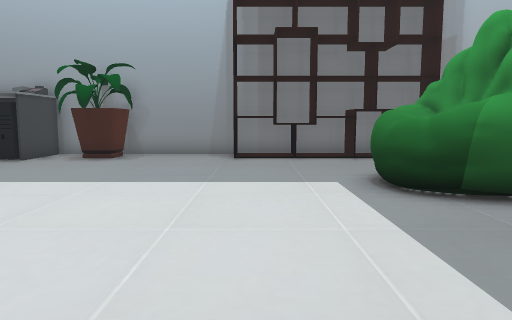
view 1 (above)

16 first-person views from a walk through a 3-D level made in the Unity game engine. The camera is 1.2 m above the floor, tilts 6° down and sees 70° across. The floor is counted in squares, 1 m on a side. Each view is taken from the middle of a square. On the plan, view 1 faces up. The plan holds only what a view shows up to about 15 squares ahead; the rest is blank. The player is left out. Some surface patterns are stand-ins.

view 2
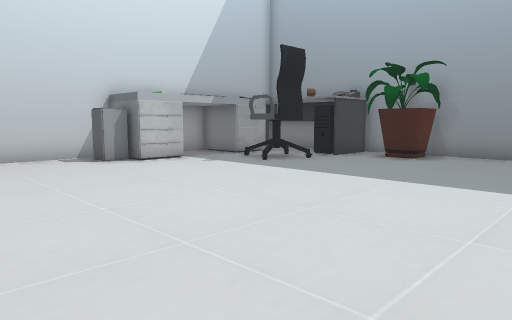

view 3
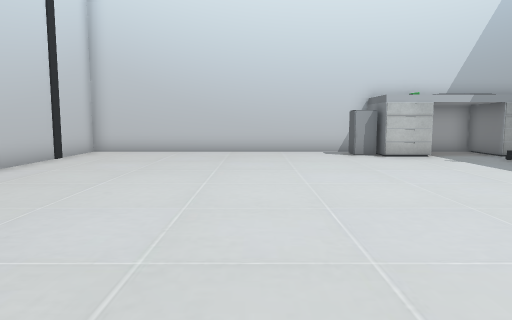

view 4
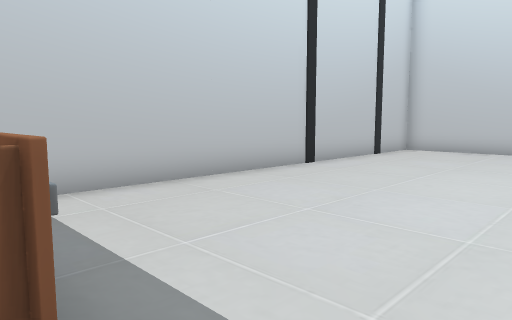

view 5
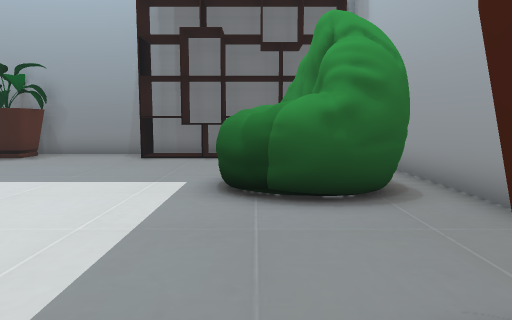

view 6
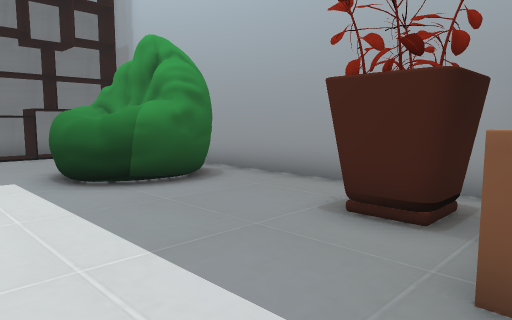

view 7
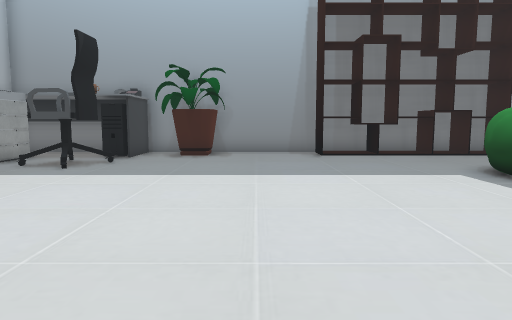

view 8
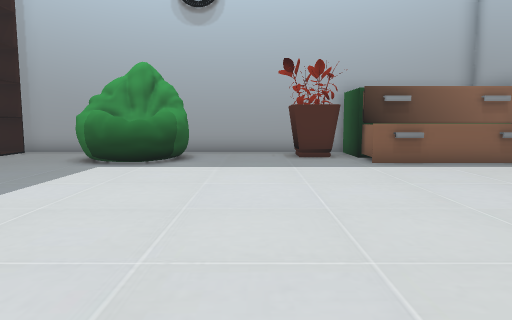

view 9
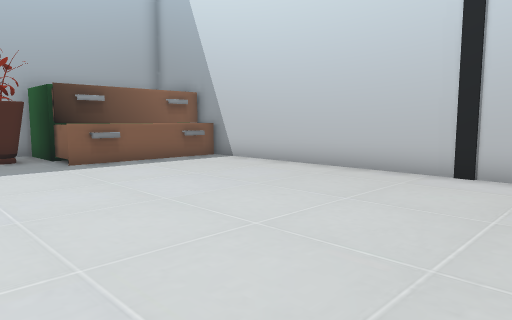

view 10
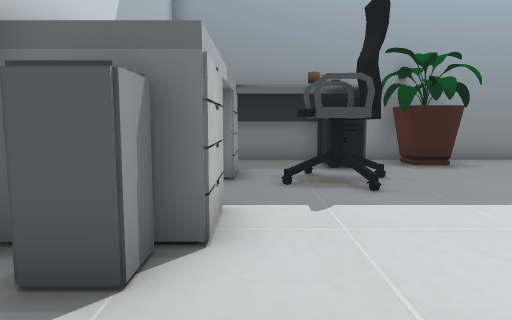

view 11
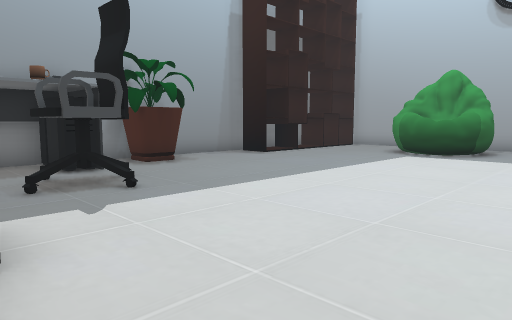

view 12
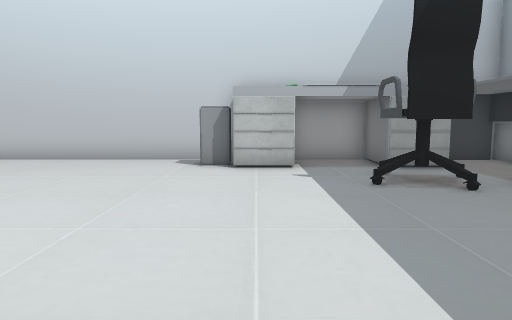

view 13
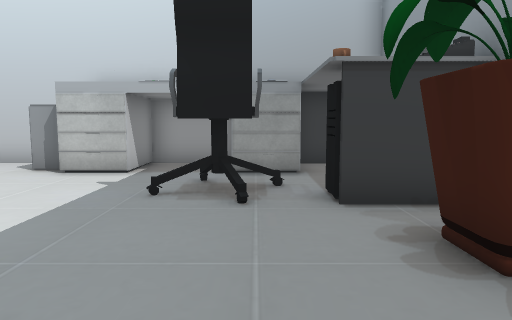

view 14
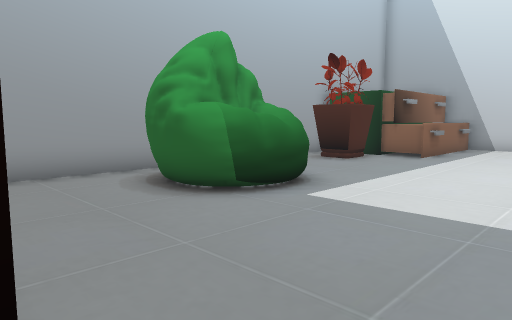

view 15
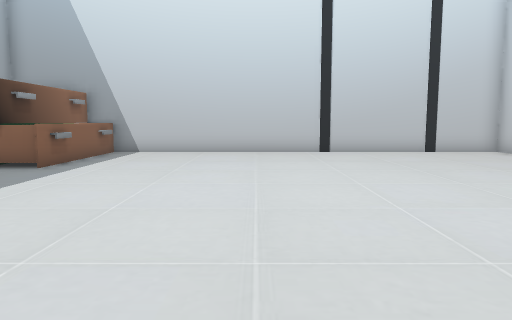

view 16
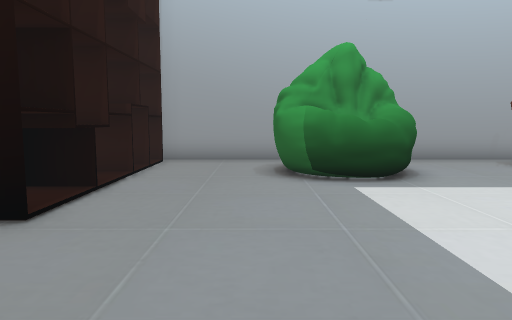

### Floor plan
Points are (right, up) in squares from view 1. A wall is a line through its corners. A room is listed if a view was taken in it or the views show most of it. See-through windows are left out.
Room 1 (views 1, 2, 3, 4, 5, 6, 7, 8, 9, 10, 11, 12, 13, 14, 15, 16)
walls: (2.5, -1.1) (2.6, -0.5) (6.5, -0.5) (6.5, 12.3); (-12.6, 5.5) (-12.6, -5.5) (3.6, -5.5) (3.6, -0.4); (-12.6, 9.5) (-12.6, 7); (2.6, -5.5) (2.6, -0.5); (6.1, 13.5) (-12.6, 13.5)
low walls: (2.4, -1.9) (2.4, -1); (2.4, -4.9) (2.4, -4)
objects: bin (-12, 5) to (-11, 5); other object (-12, 6) to (-11, 7); other object (-12, 10) to (-11, 11); other object (-12, 13) to (-9, 13); chair (-9, 9) to (-8, 10); computer (-8, 11) to (-7, 13); plant (-6, 12) to (-5, 13); shelf (-1, 12) to (6, 13); other object (2, 5) to (5, 8); plant (4, 1) to (5, 2)

Positions as (right, up) in squares from view 1, and headings:
1: (0, 0), facing up
2: (0, 0), facing up-left
3: (2, 1), facing left
4: (3, 1), facing down-left
5: (3, 0), facing up
6: (0, -1), facing up-right
7: (-3, -1), facing up
8: (-8, 3), facing right
9: (-8, 3), facing down-right
10: (-10, 2), facing up
11: (-11, 2), facing up-right
12: (-1, 6), facing left
13: (-2, 10), facing left
14: (-2, 12), facing down-right
15: (-3, 9), facing down
16: (-5, 9), facing right
